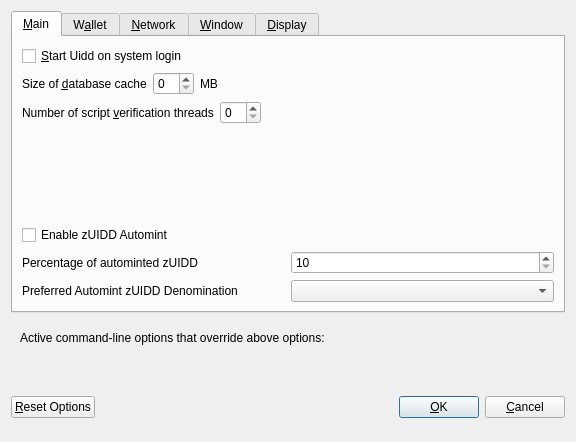
<?xml version="1.0" encoding="UTF-8"?>
<ui version="4.0">
 <class>OptionsDialog</class>
 <widget class="QDialog" name="OptionsDialog">
  <property name="geometry">
   <rect>
    <x>0</x>
    <y>0</y>
    <width>576</width>
    <height>442</height>
   </rect>
  </property>
  <property name="windowTitle">
   <string>Options</string>
  </property>
  <property name="modal">
   <bool>true</bool>
  </property>
  <layout class="QVBoxLayout" name="verticalLayout">
   <item>
    <widget class="QTabWidget" name="tabWidget">
     <property name="currentIndex">
      <number>0</number>
     </property>
     <widget class="QWidget" name="tabMain">
      <attribute name="title">
       <string>&amp;Main</string>
      </attribute>
      <layout class="QVBoxLayout" name="verticalLayout_Main">
       <item>
        <widget class="QCheckBox" name="bitcoinAtStartup">
         <property name="toolTip">
          <string>Automatically start Uidd after logging in to the system.</string>
         </property>
         <property name="text">
          <string>&amp;Start Uidd on system login</string>
         </property>
        </widget>
       </item>
       <item>
        <layout class="QHBoxLayout" name="horizontalLayout_2_Main">
         <item>
          <widget class="QLabel" name="databaseCacheLabel">
           <property name="text">
            <string>Size of &amp;database cache</string>
           </property>
           <property name="textFormat">
            <enum>Qt::PlainText</enum>
           </property>
           <property name="buddy">
            <cstring>databaseCache</cstring>
           </property>
          </widget>
         </item>
         <item>
          <widget class="QSpinBox" name="databaseCache"/>
         </item>
         <item>
          <widget class="QLabel" name="databaseCacheUnitLabel">
           <property name="text">
            <string>MB</string>
           </property>
           <property name="textFormat">
            <enum>Qt::PlainText</enum>
           </property>
          </widget>
         </item>
         <item>
          <spacer name="horizontalSpacer_2_Main">
           <property name="orientation">
            <enum>Qt::Horizontal</enum>
           </property>
           <property name="sizeHint" stdset="0">
            <size>
             <width>40</width>
             <height>20</height>
            </size>
           </property>
          </spacer>
         </item>
        </layout>
       </item>
       <item>
        <layout class="QHBoxLayout" name="horizontalLayout_3_Main">
         <item>
          <widget class="QLabel" name="threadsScriptVerifLabel">
           <property name="text">
            <string>Number of script &amp;verification threads</string>
           </property>
           <property name="textFormat">
            <enum>Qt::PlainText</enum>
           </property>
           <property name="buddy">
            <cstring>threadsScriptVerif</cstring>
           </property>
          </widget>
         </item>
         <item>
          <widget class="QSpinBox" name="threadsScriptVerif">
           <property name="toolTip">
            <string>(0 = auto, &lt;0 = leave that many cores free)</string>
           </property>
          </widget>
         </item>
         <item>
          <spacer name="horizontalSpacer_3_Main">
           <property name="orientation">
            <enum>Qt::Horizontal</enum>
           </property>
           <property name="sizeHint" stdset="0">
            <size>
             <width>40</width>
             <height>20</height>
            </size>
           </property>
          </spacer>
         </item>
        </layout>
       </item>
       <item>
        <spacer name="verticalSpacer_2">
         <property name="orientation">
          <enum>Qt::Vertical</enum>
         </property>
         <property name="sizeHint" stdset="0">
          <size>
           <width>20</width>
           <height>40</height>
          </size>
         </property>
        </spacer>
       </item>
       <item>
        <widget class="QCheckBox" name="checkBoxZeromintEnable">
         <property name="toolTip">
          <string>Enable automatic minting of UIDD units to zUIDD</string>
         </property>
         <property name="layoutDirection">
          <enum>Qt::LeftToRight</enum>
         </property>
         <property name="text">
          <string>Enable zUIDD Automint</string>
         </property>
        </widget>
       </item>
       <item>
        <layout class="QHBoxLayout" name="horizontalLayout_3">
         <item>
          <widget class="QLabel" name="percentage_label">
           <property name="toolTip">
            <string>Percentage of incoming UIDD which get automatically converted to zUIDD via Zerocoin Protocol (min: 10%)</string>
           </property>
           <property name="text">
            <string>Percentage of autominted zUIDD</string>
           </property>
          </widget>
         </item>
         <item>
          <widget class="QSpinBox" name="zeromintPercentage">
           <property name="minimum">
            <number>10</number>
           </property>
           <property name="maximum">
            <number>100</number>
           </property>
          </widget>
         </item>
        </layout>
       </item>
       <item>
        <layout class="QHBoxLayout" name="horizontalLayout" stretch="0,0">
         <property name="sizeConstraint">
          <enum>QLayout::SetFixedSize</enum>
         </property>
         <item>
          <widget class="QLabel" name="labelPreferredDenom">
           <property name="maximumSize">
            <size>
             <width>16777215</width>
             <height>16777215</height>
            </size>
           </property>
           <property name="toolTip">
            <string>Wait with automatic conversion to Zerocoin until enough UIDD for this denomination is available</string>
           </property>
           <property name="text">
            <string>Preferred Automint zUIDD Denomination</string>
           </property>
          </widget>
         </item>
         <item>
          <widget class="QComboBox" name="preferredDenom">
           <property name="maximumSize">
            <size>
             <width>16777215</width>
             <height>27</height>
            </size>
           </property>
           <property name="toolTip">
            <string>Wait with automatic conversion to Zerocoin until enough UIDD for this denomination is available</string>
           </property>
           <property name="maxVisibleItems">
            <number>9</number>
           </property>
           <property name="maxCount">
            <number>9</number>
           </property>
          </widget>
         </item>
        </layout>
       </item>
      </layout>
     </widget>
     <widget class="QWidget" name="tabWallet">
      <attribute name="title">
       <string>W&amp;allet</string>
      </attribute>
      <layout class="QVBoxLayout" name="verticalLayout_Wallet">
       <item>
        <layout class="QHBoxLayout" name="horizontalLayout_2_Wallet">
         <item>
          <widget class="QLabel" name="labelStakeSplitThresholdText">
           <property name="text">
            <string>Stake split threshold:</string>
           </property>
          </widget>
         </item>
         <item>
          <widget class="QSpinBox" name="spinBoxStakeSplitThreshold">
           <property name="minimum">
            <number>1</number>
           </property>
           <property name="maximum">
            <number>999999</number>
           </property>
          </widget>
         </item>
        </layout>
       </item>
       <item>
        <widget class="QGroupBox" name="groupBox">
         <property name="title">
          <string>Expert</string>
         </property>
         <layout class="QVBoxLayout" name="verticalLayout_2">
          <item>
           <widget class="QCheckBox" name="coinControlFeatures">
            <property name="toolTip">
             <string>Whether to show coin control features or not.</string>
            </property>
            <property name="text">
             <string>Enable coin &amp;control features</string>
            </property>
           </widget>
          </item>
          <item>
           <widget class="QCheckBox" name="showMasternodesTab">
            <property name="toolTip">
             <string>Show additional tab listing all your masternodes in first sub-tab&lt;br/&gt;and all masternodes on the network in second sub-tab.</string>
            </property>
            <property name="text">
             <string>Show Masternodes Tab</string>
            </property>
           </widget>
          </item>
          <item>
           <widget class="QCheckBox" name="spendZeroConfChange">
            <property name="toolTip">
             <string>If you disable the spending of unconfirmed change, the change from a transaction&lt;br/&gt;cannot be used until that transaction has at least one confirmation.&lt;br/&gt;This also affects how your balance is computed.</string>
            </property>
            <property name="text">
             <string>&amp;Spend unconfirmed change</string>
            </property>
           </widget>
          </item>
         </layout>
        </widget>
       </item>
       <item>
        <spacer name="verticalSpacer_Wallet">
         <property name="orientation">
          <enum>Qt::Vertical</enum>
         </property>
         <property name="sizeHint" stdset="0">
          <size>
           <width>20</width>
           <height>40</height>
          </size>
         </property>
        </spacer>
       </item>
      </layout>
     </widget>
     <widget class="QWidget" name="tabNetwork">
      <attribute name="title">
       <string>&amp;Network</string>
      </attribute>
      <layout class="QVBoxLayout" name="verticalLayout_Network">
       <item>
        <widget class="QCheckBox" name="mapPortUpnp">
         <property name="toolTip">
          <string>Automatically open the Uidd client port on the router. This only works when your router supports UPnP and it is enabled.</string>
         </property>
         <property name="text">
          <string>Map port using &amp;UPnP</string>
         </property>
        </widget>
       </item>
       <item>
        <widget class="QCheckBox" name="allowIncoming">
         <property name="toolTip">
          <string>Accept connections from outside</string>
         </property>
         <property name="text">
          <string>Allow incoming connections</string>
         </property>
        </widget>
       </item>
       <item>
        <widget class="QCheckBox" name="connectSocks">
         <property name="toolTip">
          <string>Connect to the Uidd network through a SOCKS5 proxy.</string>
         </property>
         <property name="text">
          <string>&amp;Connect through SOCKS5 proxy (default proxy):</string>
         </property>
        </widget>
       </item>
       <item>
        <layout class="QHBoxLayout" name="horizontalLayout_1_Network">
         <item>
          <widget class="QLabel" name="proxyIpLabel">
           <property name="text">
            <string>Proxy &amp;IP:</string>
           </property>
           <property name="textFormat">
            <enum>Qt::PlainText</enum>
           </property>
           <property name="buddy">
            <cstring>proxyIp</cstring>
           </property>
          </widget>
         </item>
         <item>
          <widget class="QValidatedLineEdit" name="proxyIp">
           <property name="minimumSize">
            <size>
             <width>140</width>
             <height>0</height>
            </size>
           </property>
           <property name="maximumSize">
            <size>
             <width>140</width>
             <height>16777215</height>
            </size>
           </property>
           <property name="toolTip">
            <string>IP address of the proxy (e.g. IPv4: 127.0.0.1 / IPv6: ::1)</string>
           </property>
          </widget>
         </item>
         <item>
          <widget class="QLabel" name="proxyPortLabel">
           <property name="text">
            <string>&amp;Port:</string>
           </property>
           <property name="textFormat">
            <enum>Qt::PlainText</enum>
           </property>
           <property name="buddy">
            <cstring>proxyPort</cstring>
           </property>
          </widget>
         </item>
         <item>
          <widget class="QLineEdit" name="proxyPort">
           <property name="minimumSize">
            <size>
             <width>55</width>
             <height>0</height>
            </size>
           </property>
           <property name="maximumSize">
            <size>
             <width>55</width>
             <height>16777215</height>
            </size>
           </property>
           <property name="toolTip">
            <string>Port of the proxy (e.g. 9050)</string>
           </property>
          </widget>
         </item>
         <item>
          <spacer name="horizontalSpacer_1_Network">
           <property name="orientation">
            <enum>Qt::Horizontal</enum>
           </property>
           <property name="sizeHint" stdset="0">
            <size>
             <width>40</width>
             <height>20</height>
            </size>
           </property>
          </spacer>
         </item>
        </layout>
       </item>
       <item>
        <spacer name="verticalSpacer_Network">
         <property name="orientation">
          <enum>Qt::Vertical</enum>
         </property>
         <property name="sizeHint" stdset="0">
          <size>
           <width>20</width>
           <height>40</height>
          </size>
         </property>
        </spacer>
       </item>
      </layout>
     </widget>
     <widget class="QWidget" name="tabWindow">
      <attribute name="title">
       <string>&amp;Window</string>
      </attribute>
      <layout class="QVBoxLayout" name="verticalLayout_Window">
       <item>
        <widget class="QCheckBox" name="minimizeToTray">
         <property name="toolTip">
          <string>Show only a tray icon after minimizing the window.</string>
         </property>
         <property name="text">
          <string>&amp;Minimize to the tray instead of the taskbar</string>
         </property>
        </widget>
       </item>
       <item>
        <widget class="QCheckBox" name="minimizeOnClose">
         <property name="toolTip">
          <string>Minimize instead of exit the application when the window is closed. When this option is enabled, the application will be closed only after selecting Quit in the menu.</string>
         </property>
         <property name="text">
          <string>M&amp;inimize on close</string>
         </property>
        </widget>
       </item>
       <item>
        <spacer name="verticalSpacer_Window">
         <property name="orientation">
          <enum>Qt::Vertical</enum>
         </property>
         <property name="sizeHint" stdset="0">
          <size>
           <width>20</width>
           <height>40</height>
          </size>
         </property>
        </spacer>
       </item>
      </layout>
     </widget>
     <widget class="QWidget" name="tabDisplay">
      <attribute name="title">
       <string>&amp;Display</string>
      </attribute>
      <layout class="QVBoxLayout" name="verticalLayout_Display">
       <item>
        <layout class="QHBoxLayout" name="horizontalLayout_1_Display">
         <item>
          <widget class="QLabel" name="langLabel">
           <property name="text">
            <string>User Interface &amp;language:</string>
           </property>
           <property name="textFormat">
            <enum>Qt::PlainText</enum>
           </property>
           <property name="buddy">
            <cstring>lang</cstring>
           </property>
          </widget>
         </item>
         <item>
          <widget class="QValueComboBox" name="lang">
           <property name="toolTip">
            <string>The user interface language can be set here. This setting will take effect after restarting Uidd.</string>
           </property>
          </widget>
         </item>
        </layout>
       </item>
       <item>
        <widget class="QLabel" name="label_3">
         <property name="toolTip">
          <string notr="true"/>
         </property>
         <property name="statusTip">
          <string notr="true"/>
         </property>
         <property name="whatsThis">
          <string notr="true"/>
         </property>
         <property name="accessibleName">
          <string notr="true"/>
         </property>
          <!--<property name="text">
          <string>Language missing or translation incomplete? Help contributing translations here:
https://www.transifex.com/uidd-project/uidd-project-translations</string>
         </property>-->
         <property name="wordWrap">
          <bool>true</bool>
         </property>
         <property name="openExternalLinks">
          <bool>true</bool>
         </property>
         <property name="textInteractionFlags">
          <set>Qt::TextBrowserInteraction</set>
         </property>
        </widget>
       </item>
       <item>
        <layout class="QHBoxLayout" name="horizontalLayout_4_Display" stretch="0,0">
         <item>
          <widget class="QLabel" name="themeLabel">
           <property name="text">
            <string>User Interface Theme:</string>
           </property>
          </widget>
         </item>
         <item>
          <widget class="QValueComboBox" name="theme"/>
         </item>
        </layout>
       </item>
       <item>
        <widget class="Line" name="line">
         <property name="orientation">
          <enum>Qt::Horizontal</enum>
         </property>
        </widget>
       </item>
       <item>
        <layout class="QHBoxLayout" name="horizontalLayout_2_Display">
         <item>
          <widget class="QLabel" name="unitLabel">
           <property name="text">
            <string>&amp;Unit to show amounts in:</string>
           </property>
           <property name="textFormat">
            <enum>Qt::PlainText</enum>
           </property>
           <property name="buddy">
            <cstring>unit</cstring>
           </property>
          </widget>
         </item>
         <item>
          <widget class="QValueComboBox" name="unit">
           <property name="toolTip">
            <string>Choose the default subdivision unit to show in the interface and when sending coins.</string>
           </property>
          </widget>
         </item>
        </layout>
       </item>
       <item>
        <layout class="QHBoxLayout" name="horizontalLayout_5_Display">
         <item>
          <widget class="QLabel" name="digitsLabel">
           <property name="text">
            <string>Decimal digits</string>
           </property>
          </widget>
         </item>
         <item>
          <widget class="QValueComboBox" name="digits"/>
         </item>
        </layout>
       </item>
       <item>
        <widget class="QCheckBox" name="checkBoxHideZeroBalances">
         <property name="toolTip">
          <string>Hide empty balances</string>
         </property>
         <property name="layoutDirection">
          <enum>Qt::LeftToRight</enum>
         </property>
         <property name="text">
          <string>Hide empty balances</string>
         </property>
        </widget>
       </item>
       <item>
        <layout class="QHBoxLayout" name="horizontalLayout_3_Display">
         <item>
          <widget class="QLabel" name="thirdPartyTxUrlsLabel">
           <property name="toolTip">
            <string>Third party URLs (e.g. a block explorer) that appear in the transactions tab as context menu items. %s in the URL is replaced by transaction hash. Multiple URLs are separated by vertical bar |.</string>
           </property>
           <property name="text">
            <string>Third party transaction URLs</string>
           </property>
           <property name="buddy">
            <cstring>thirdPartyTxUrls</cstring>
           </property>
          </widget>
         </item>
         <item>
          <widget class="QLineEdit" name="thirdPartyTxUrls">
           <property name="toolTip">
            <string>Third party URLs (e.g. a block explorer) that appear in the transactions tab as context menu items. %s in the URL is replaced by transaction hash. Multiple URLs are separated by vertical bar |.</string>
           </property>
          </widget>
         </item>
        </layout>
       </item>
       <item>
        <spacer name="verticalSpacer">
         <property name="orientation">
          <enum>Qt::Vertical</enum>
         </property>
         <property name="sizeHint" stdset="0">
          <size>
           <width>20</width>
           <height>40</height>
          </size>
         </property>
        </spacer>
       </item>
      </layout>
     </widget>
    </widget>
   </item>
   <item>
    <widget class="QFrame" name="frame">
     <layout class="QVBoxLayout" name="verticalLayout_Bottom">
      <item>
       <layout class="QHBoxLayout" name="horizontalLayout_Bottom">
        <item>
         <widget class="QLabel" name="overriddenByCommandLineInfoLabel">
          <property name="text">
           <string>Active command-line options that override above options:</string>
          </property>
          <property name="textFormat">
           <enum>Qt::PlainText</enum>
          </property>
         </widget>
        </item>
        <item>
         <spacer name="horizontalSpacer_Bottom">
          <property name="orientation">
           <enum>Qt::Horizontal</enum>
          </property>
          <property name="sizeHint" stdset="0">
           <size>
            <width>40</width>
            <height>20</height>
           </size>
          </property>
         </spacer>
        </item>
       </layout>
      </item>
      <item>
       <widget class="QLabel" name="overriddenByCommandLineLabel">
        <property name="text">
         <string/>
        </property>
        <property name="textFormat">
         <enum>Qt::PlainText</enum>
        </property>
        <property name="wordWrap">
         <bool>true</bool>
        </property>
       </widget>
      </item>
     </layout>
    </widget>
   </item>
   <item>
    <layout class="QHBoxLayout" name="horizontalLayout_Buttons">
     <item>
      <widget class="QPushButton" name="resetButton">
       <property name="toolTip">
        <string>Reset all client options to default.</string>
       </property>
       <property name="text">
        <string>&amp;Reset Options</string>
       </property>
       <property name="autoDefault">
        <bool>false</bool>
       </property>
      </widget>
     </item>
     <item>
      <spacer name="horizontalSpacer_1">
       <property name="orientation">
        <enum>Qt::Horizontal</enum>
       </property>
       <property name="sizeHint" stdset="0">
        <size>
         <width>40</width>
         <height>48</height>
        </size>
       </property>
      </spacer>
     </item>
     <item>
      <widget class="QLabel" name="statusLabel">
       <property name="minimumSize">
        <size>
         <width>200</width>
         <height>0</height>
        </size>
       </property>
       <property name="font">
        <font>
         <weight>75</weight>
         <bold>true</bold>
        </font>
       </property>
       <property name="text">
        <string/>
       </property>
       <property name="textFormat">
        <enum>Qt::PlainText</enum>
       </property>
       <property name="wordWrap">
        <bool>true</bool>
       </property>
      </widget>
     </item>
     <item>
      <spacer name="horizontalSpacer_2">
       <property name="orientation">
        <enum>Qt::Horizontal</enum>
       </property>
       <property name="sizeHint" stdset="0">
        <size>
         <width>40</width>
         <height>48</height>
        </size>
       </property>
      </spacer>
     </item>
     <item>
      <widget class="QPushButton" name="okButton">
       <property name="text">
        <string>&amp;OK</string>
       </property>
       <property name="autoDefault">
        <bool>false</bool>
       </property>
       <property name="default">
        <bool>true</bool>
       </property>
      </widget>
     </item>
     <item>
      <widget class="QPushButton" name="cancelButton">
       <property name="text">
        <string>&amp;Cancel</string>
       </property>
       <property name="autoDefault">
        <bool>false</bool>
       </property>
      </widget>
     </item>
    </layout>
   </item>
  </layout>
 </widget>
 <customwidgets>
  <customwidget>
   <class>QValidatedLineEdit</class>
   <extends>QLineEdit</extends>
   <header>qvalidatedlineedit.h</header>
  </customwidget>
  <customwidget>
   <class>QValueComboBox</class>
   <extends>QComboBox</extends>
   <header>qvaluecombobox.h</header>
  </customwidget>
 </customwidgets>
 <resources/>
 <connections/>
</ui>
